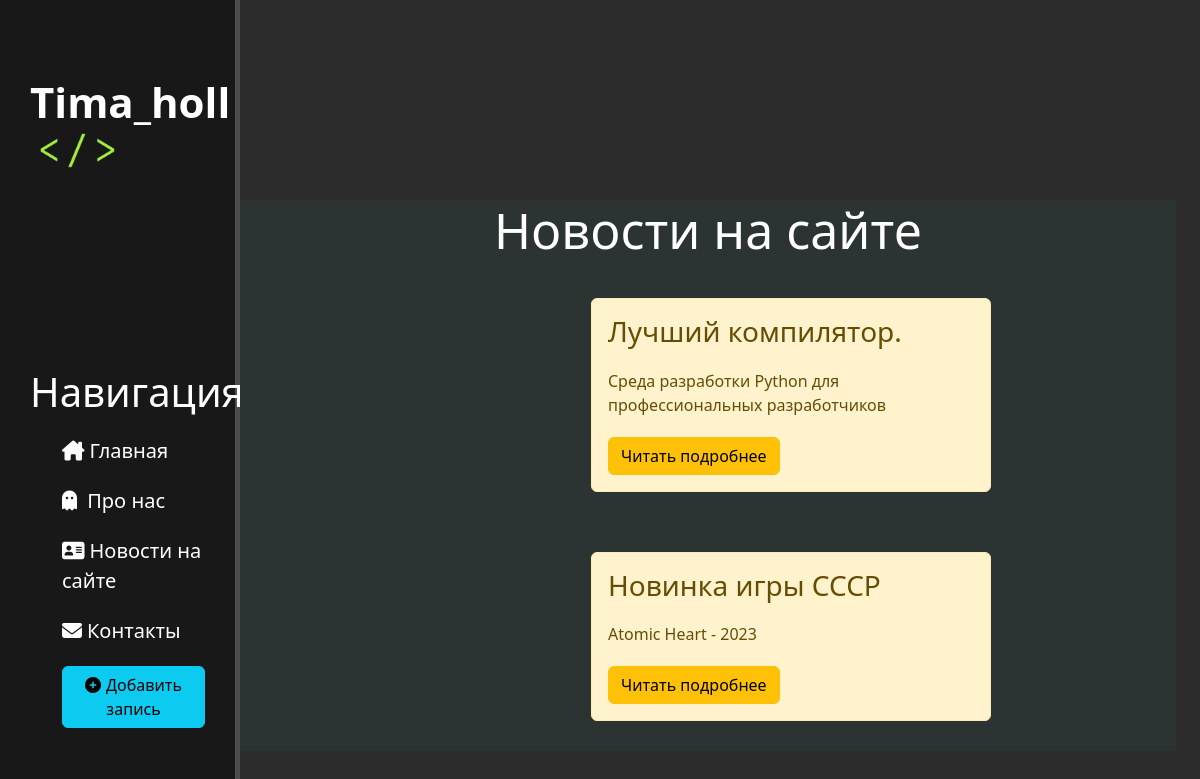
Page /news/ on the committed database.
### news/models.py (models this page shows, shortened)
class Article(models.Model):
    title = models.CharField('Название', max_length=50)
    anons = models.CharField('Анонс', max_length=250)
    full_text = models.TextField('Статья')
    date = models.DateTimeField('Дата публикации')
    class Meta():
        verbose_name = 'Новость'
        verbose_name_plural = 'Новости'

### news/views.py (the view)
# urls.py: path('', views.news_home, name='news_home'),
def news_home(request):
    news = Article.objects.order_by('-date')  # заголовок будет это поле
    return render(request, 'news/news_home.html', {'news': news})

### news/templates/news/news_home.html (shortened to what this page needs)
{% extends 'main/layout.html'%}
{%block content%}
    <div class="feature">
      <h1>Новости на сайте</h1>
          {% for el in news%}
            <div class="alert alert-warning">
              <h3>{{ el.title }}</h3>
              <p>{{ el.anons }}</p>
              <a href="{% url 'news-detail' el.id %}"><button class="btn btn-warning">Читать подробнее</button></a>
            </div>
          {%endfor%}
    </div>
{% endblock %}

### main/templates/main/layout.html (shortened to what this page needs)
{% load static %}
<!DOCTYPE html>
<html lang="en">
<head>
    <link rel="stylesheet" href="https://cdn.jsdelivr.net/npm/bootstrap@5.2.3/dist/css/bootstrap.min.css">
    <link rel="stylesheet" href="{% static 'main/css/main.css'%}">
</head>
<body>
    <aside>
    <span class="logo">Tima_holl</span>
    <img src="{% static 'main/img/logo.png'%}" alt="logo">
     <h3>Навигация</h3>
        <ul>
            <a href="{% url 'home'%}"><li><i class="fa-solid fa-house-chimney"></i>Главная</li></a>
            <a href="{% url 'about'%}"><li><i class="fa-solid fa-ghost"></i>  Про нас</li></a>
            <a href="{% url 'news_home'%}"><li><i class="fas fa-address-card"></i>Новости на сайте</li></a>
            <a href="{% url 'contact'%}"><li><i class="fa-solid fa-envelope"></i>Контакты</li></a>
            <a href="{% url 'create' %}"><li><botton class="btn btn-info"><i class="fas fa-plus-circle"></i>Добавить запись</botton></li></a>
        </ul>
    </aside>
    <main>
    {% block content %}
    {% endblock %}
    </main>
</body>
</html>

### main/static/main/css/main.css (style rules this page uses)
body { background: #2c2c2c; }
aside { float: left; background: #181818; width: 20%; padding: 2.5%; height: 110vh; color: #fff; border-right: 5px solid #4d4d4d; padding-top: 70px; }
aside img { width: 85px; padding-bottom: 20px; padding-left: 10px; }
aside .logo { font-size: 42px; font-weight: bold; }
aside i { margin-right: 5px; }
aside h3 { margin-top: 180px; font-size: 40px; }
aside ul { list-style: none }
aside ul li { font-size: 20px; color: #fff; display: block; margin-top: 20px; transition: transform .3s ease; }
a:link { text-decoration: none!important; }
main .feature { background: #2C3333; float: left; color: #fff; margin-top: 200px; text-align: center; width: 78%; }
main .feature h1 { font-size: 50px; }
main .feature p { max-width: 400px; margin:20px auto }
.alert-warning { float: left; clear: both; width: 400px; margin: 30px 37.5%; text-align: left; }

### rows in the picture
Article: title "Лучший компилятор.", anons "Среда разработки Python для профессиональных разработчиков"
Article: title "Новинка игры СССР", anons "Atomic Heart - 2023"
